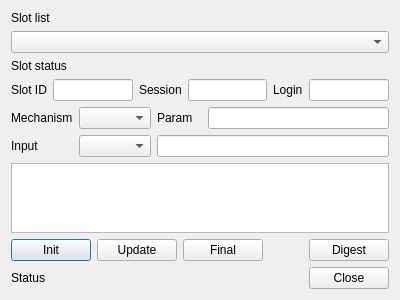
<?xml version="1.0" encoding="UTF-8"?>
<ui version="4.0">
 <class>DigestDlg</class>
 <widget class="QDialog" name="DigestDlg">
  <property name="geometry">
   <rect>
    <x>0</x>
    <y>0</y>
    <width>400</width>
    <height>300</height>
   </rect>
  </property>
  <property name="windowTitle">
   <string>Dialog</string>
  </property>
  <layout class="QGridLayout" name="gridLayout">
   <item row="1" column="0" colspan="6">
    <widget class="QComboBox" name="mSlotsCombo"/>
   </item>
   <item row="4" column="0">
    <widget class="QLabel" name="label_4">
     <property name="text">
      <string>Mechanism</string>
     </property>
    </widget>
   </item>
   <item row="6" column="0" colspan="6">
    <widget class="QTextBrowser" name="mOutputText"/>
   </item>
   <item row="7" column="0" colspan="6">
    <layout class="QHBoxLayout" name="horizontalLayout">
     <property name="bottomMargin">
      <number>0</number>
     </property>
     <item>
      <widget class="QPushButton" name="mInitBtn">
       <property name="text">
        <string>Init</string>
       </property>
      </widget>
     </item>
     <item>
      <widget class="QPushButton" name="mUpdateBtn">
       <property name="text">
        <string>Update</string>
       </property>
      </widget>
     </item>
     <item>
      <widget class="QPushButton" name="mFinalBtn">
       <property name="text">
        <string>Final</string>
       </property>
      </widget>
     </item>
     <item>
      <spacer name="horizontalSpacer">
       <property name="orientation">
        <enum>Qt::Horizontal</enum>
       </property>
       <property name="sizeHint" stdset="0">
        <size>
         <width>40</width>
         <height>20</height>
        </size>
       </property>
      </spacer>
     </item>
     <item>
      <widget class="QPushButton" name="mDigestBtn">
       <property name="text">
        <string>Digest</string>
       </property>
      </widget>
     </item>
    </layout>
   </item>
   <item row="0" column="0" colspan="3">
    <widget class="QLabel" name="label">
     <property name="text">
      <string>Slot list</string>
     </property>
    </widget>
   </item>
   <item row="10" column="5">
    <widget class="QPushButton" name="mCloseBtn">
     <property name="text">
      <string>Close</string>
     </property>
    </widget>
   </item>
   <item row="2" column="0" colspan="3">
    <widget class="QLabel" name="label_2">
     <property name="text">
      <string>Slot status</string>
     </property>
    </widget>
   </item>
   <item row="5" column="0">
    <widget class="QLabel" name="label_5">
     <property name="text">
      <string>Input</string>
     </property>
    </widget>
   </item>
   <item row="3" column="0" colspan="6">
    <layout class="QHBoxLayout" name="horizontalLayout_2">
     <property name="bottomMargin">
      <number>0</number>
     </property>
     <item>
      <widget class="QLabel" name="label_3">
       <property name="text">
        <string>Slot ID</string>
       </property>
      </widget>
     </item>
     <item>
      <widget class="QLineEdit" name="mSlotIDText"/>
     </item>
     <item>
      <widget class="QLabel" name="label_6">
       <property name="text">
        <string>Session</string>
       </property>
      </widget>
     </item>
     <item>
      <widget class="QLineEdit" name="mSessionText"/>
     </item>
     <item>
      <widget class="QLabel" name="label_7">
       <property name="text">
        <string>Login</string>
       </property>
      </widget>
     </item>
     <item>
      <widget class="QLineEdit" name="mLoginText"/>
     </item>
    </layout>
   </item>
   <item row="4" column="1">
    <widget class="QComboBox" name="mMechCombo"/>
   </item>
   <item row="5" column="1">
    <widget class="QComboBox" name="mInputCombo"/>
   </item>
   <item row="4" column="2">
    <widget class="QLabel" name="label_8">
     <property name="text">
      <string>Param</string>
     </property>
    </widget>
   </item>
   <item row="4" column="3" colspan="3">
    <widget class="QLineEdit" name="mParamText"/>
   </item>
   <item row="5" column="2" colspan="4">
    <widget class="QLineEdit" name="mInputText"/>
   </item>
   <item row="10" column="0" colspan="4">
    <widget class="QLabel" name="mStatusLabel">
     <property name="text">
      <string>Status</string>
     </property>
    </widget>
   </item>
  </layout>
 </widget>
 <resources/>
 <connections/>
</ui>
